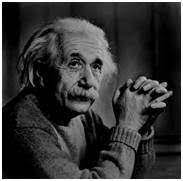
#> input picture grey.jpg, 183 x 181 px
$ python Average_Mask.py
#> lines starting #> are read from the running program, lines starting #| are printed output that depends on the picture
import numpy as np
import matplotlib.pyplot as plt
import cv2
# Read the image in greyscale
img = cv2.imread("grey.jpg",0)
#> img is the input picture: shape (181, 183); min 0, max 255, mean 55.4
#plt.hist(img,256)
#plt.show()
mask=3
cv2.imshow("No filter",img)
# Iterate over each pixel and change pixel value to binary using np.binary_repr() and store it in a list.
for i in range(3):
   for j in range(3):
       print(img[i][j], end=" ")
#> this loop made 3 passes
#| 255 243 255
#| 243 253 233
#| 255 231 38
val=[]

print("-------------------------------")
for i in range(img.shape[0]-mask):
   for j in range(img.shape[1]-mask):
       sum=0
       for k in range(mask):
           for l in range(mask):
               if k==l:
                   continue
               else:
                   sum=sum+img[i+k][j+l]
       avg=sum/((mask*mask)-1)
       img[i+1][j+1]=avg
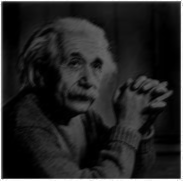
#> img: shape (181, 183); min 0, max 255, mean 36.8
       #print(img[i][j], end=" ")

   #print()
cv2.imshow("filter",img)
#plt.hist(img,256)
#plt.show()
cv2.waitKey(0)
print(val)
